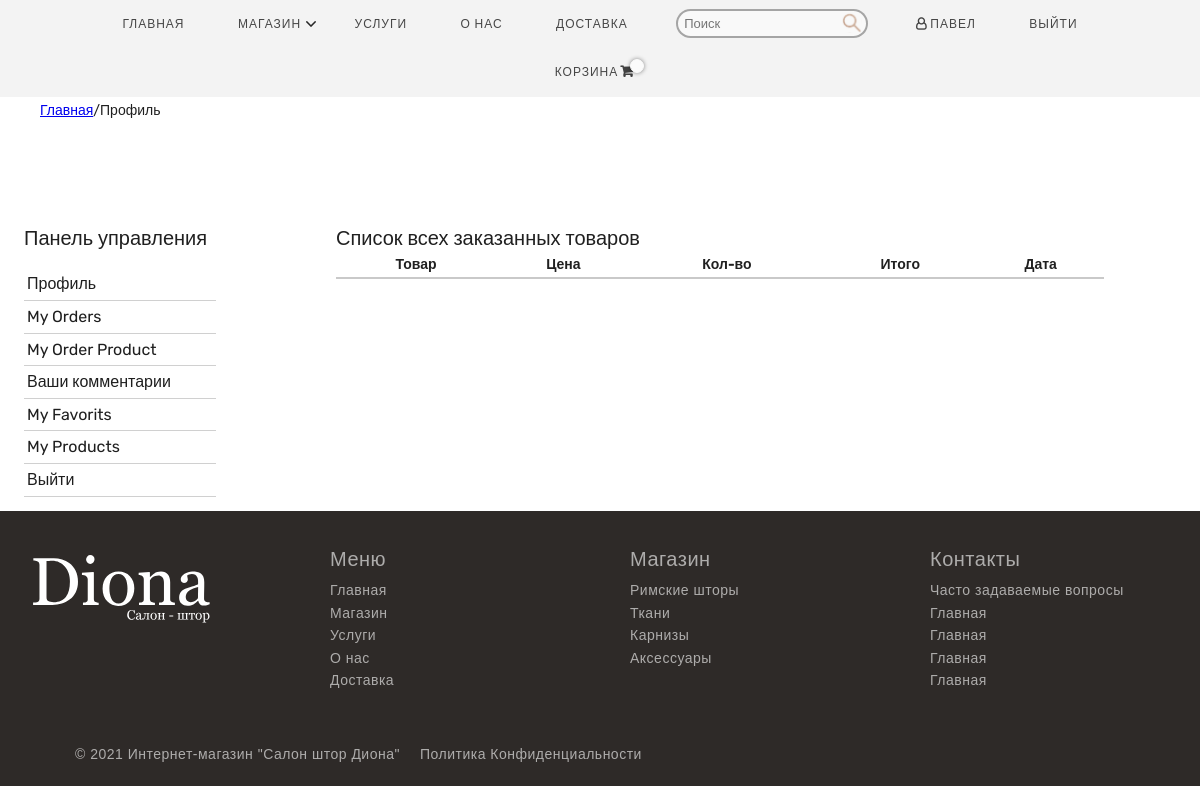
Page /user/orders_product/ (signed in) on the earlier database version.
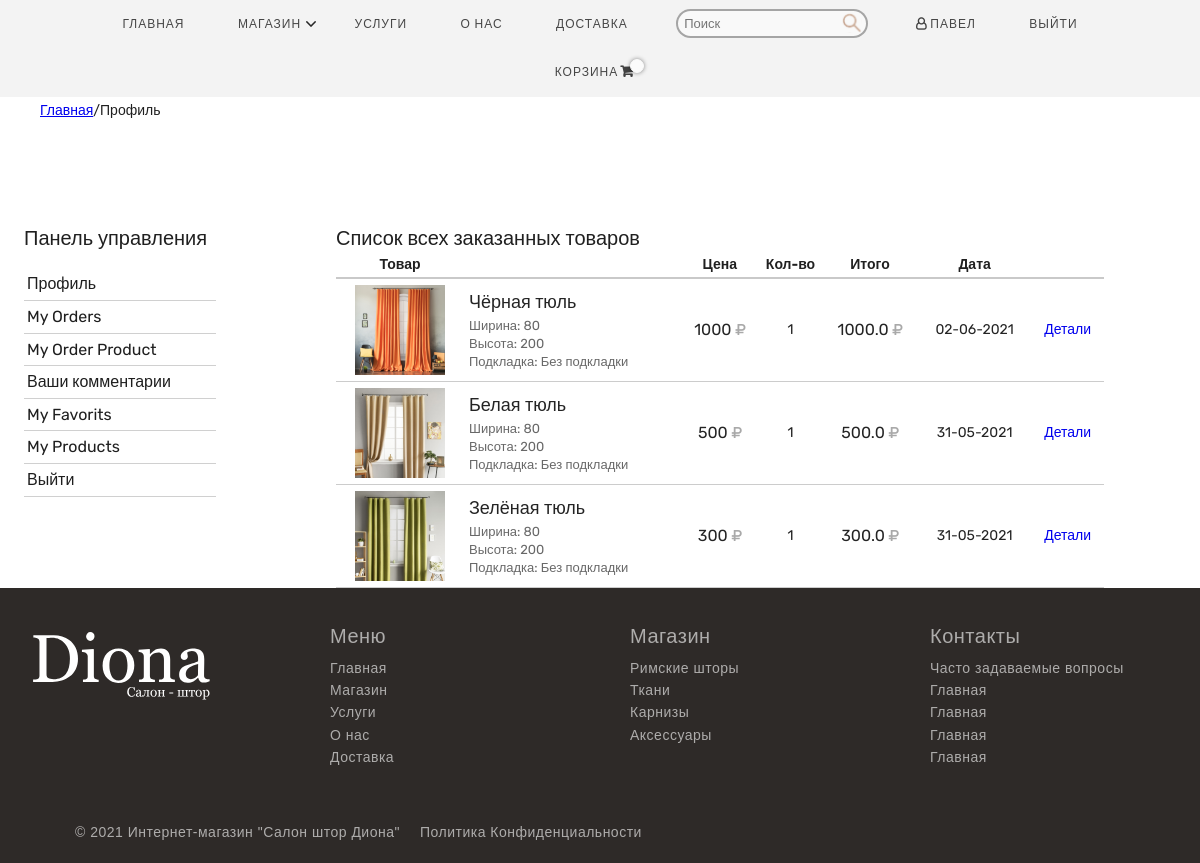
Same page on the later database version.
### order/models.py (models this page shows, shortened)
class OrderProduct(models.Model):
    STATUS = (
        ('Новый', 'Новый'),
        ('Принят', 'Принят'),
        ('Отменён', 'Отменён'),
    )
    order = models.ForeignKey(Order, on_delete=models.CASCADE)
    user = models.ForeignKey(User, on_delete=models.CASCADE)
    product = models.ForeignKey(Product, on_delete=models.CASCADE)
    quantity = models.IntegerField()
    price = models.FloatField()
    amount = models.FloatField()
    status = models.CharField(max_length=20, choices=STATUS, default='Новый')
    create_at = models.DateTimeField(auto_now_add=True)
    update_at = models.DateTimeField(auto_now=True)

### product/models.py (models this page shows, shortened)
class Product(models.Model):
    STATUS = (
        ('True', 'Виден'),
        ('False', 'Не виден'),
    )
    VARIANTS = (
        ('none', 'Нет'),
        ('white', 'Белый'),
        ('black', 'Чёрный'),
        ('green', 'Зелённый'),
    )
    COUNTRY = (
        ('none', 'Нет'),
        ('turkey', 'Турция'),
        ('russia', 'Россия'),
        ('china', 'Китай'),
    )
    category = models.ForeignKey(Category, on_delete=models.CASCADE, verbose_name='Категория')  # отношение "многие к одному" с категорией
    title = models.CharField(max_length=150, verbose_name='Название')
    keywords = models.CharField(max_length=255, verbose_name='Ключевое слово')
    description = models.CharField(max_length=255, verbose_name='Описание')
    image = models.ImageField(upload_to='images/', null=False, verbose_name='Изображение')
    price = models.DecimalField(max_digits=12, decimal_places=0, default=0, verbose_name='Цена')  # Цена
    amount = models.IntegerField(default=0, verbose_name='Кол-во')  # Кол-во
    variant = models.CharField(max_length=10, choices=VARIANTS, default='None', verbose_name='Цвет') #
    country = models.CharField(max_length=10, choices=COUNTRY, default='None', verbose_name='Страна')  #
    detail = RichTextUploadingField(verbose_name='Детали')  # Детали (CKeditor)
    slug = models.SlugField(null=False, unique=True, verbose_name='Метка')
    status = models.CharField(max_length=10, choices=STATUS, verbose_name='Статус')
    create_at = models.DateTimeField(auto_now_add=True)
    update_at = models.DateTimeField(auto_now=True)
    def __str__(self):
        return self.title

### user/views.py (the view)
# urls.py: path('orders_product/', views.user_order_product, name='user_order_product'),
@login_required(login_url='/login')  # Check login
def user_order_product(request):
    current_user = request.user
    order_product = OrderProduct.objects.filter(user_id=current_user.id).order_by('-id')
    context = {
        'order_product': order_product,
    }
    return render(request, 'user_order_products.html', context)

### user/templates/user_order_products.html (shortened to what this page needs)
{% extends 'homebase.html' %}
{% load static %}
{% block header %} {% include 'header.html' %} {% endblock header %}
{% block body %}
    <div id="breadcrumb">
        <div class="card-wrapper">
            <ul class="breadcrumb" style="display: flex">
                <li><a href="/">Главная</a></li>
                <li class="">/</li>
                <li class="">Профиль</li>
            </ul>
        </div>
    </div>
    <div class="section">
        <div class="user_profil-wrapper">
            <div class="row">
                <div class="user_panel">
                    {% include "user_panel.html" %}
                </div>
                <div class="user_profil">
                    <div class="profil_wrapper">
                        <div class="user_title">
                            <p>Список всех заказанных товаров</p>
                        </div>
                        <table class="shopcart_product_table">
                            <thead>
                            <tr>
                                <th class="h-product">
                                    Товар
                                </th>
                                <th class="h-title">
                                </th>
                                <th class="h-price">
                                    Цена
                                </th>
                                <th class="h-count">
                                    Кол-во
                                </th>
                                <th class="h-total">
                                    Итого
                                </th>
                                <th class="h-data">Дата</th>
                                <th class="h-delete">
                                </th>
                            </tr>
                            </thead>
                            <tbody>
                            {% for rs in order_product %}
                                <tr>
                                    <td class="b-img_product">
                                        <img src="{{ rs.product.image.url }}" alt="">
                                    </td>
                                    <td class="b-title">
                                        <a href="/product/{{ rs.product.id }}/{{ rs.product.slug }}">{{ rs.product }}</a>
                                        <ul>
                                            <li><span>Ширина: 80</span></li>
                                            <li><span>Высота: 200</span></li>
                                            <li><span>Подкладка: Без подкладки</span></li>
                                        </ul>
                                    </td>
                                    <td class="b-price">
                                        <span id="price">{{ rs.product.price }} <i class="fa fa-rub"
                                                                                   aria-hidden="true"></i></span>
                                    </td>
                                    <td class="b-count">
                                        <p>{{ rs.quantity }}</p>
                                    </td>
                                    <td class="b-total">
                                        <span id="price">{{ rs.amount }} <i class="fa fa-rub"
                                                                            aria-hidden="true"></i></span>
                                    </td>
                                    <td class="b-data">{{ rs.create_at | date:"d-m-Y" }}</td>
                                    <td class="b-delete">
                                        <a class="primary-btn" href="/user/order_product_detail/{{ rs.id }}/{{ rs.order.id}}"> Детали </a>
                                    </td>
                                </tr>
                            {% endfor %}
                            </tbody>
                        </table>
                    </div>
                </div>
            </div>
        </div>
    </div>
{% endblock body %}
{% block footer %} {% include 'footer.html' %} {% endblock footer %}

### home/templates/homebase.html (shortened to what this page needs)
<!DOCTYPE html>
<html lang="ru">
<head>
    {% load static %}
    <link rel="stylesheet" href="{% static '' %}css/style.css">
    <link rel="stylesheet" href="{% static '' %}css/style_catalog.css">
    <link rel="stylesheet" href="{% static '' %}css/style_detail.css">
    <link rel="stylesheet" href="{% static '' %}css/shopcart_products.css">
    <link rel="stylesheet" href="{% static '' %}css/login_form.css">
    <link rel="stylesheet" href="{% static '' %}css/user_profile.css">
    <link rel="stylesheet" href="https://cdnjs.cloudflare.com/ajax/libs/font-awesome/4.7.0/css/font-awesome.min.css">
    <link rel="stylesheet" href="https://ajax.googleapis.com/ajax/libs/jqueryui/1.11.4/themes/smoothness/jquery-ui.css">
</head>
<body>
{% block header %} {% endblock header %}
{% block body %} {% endblock body %}
{% block footer %} {% endblock footer %}
</body>
</html>

### home/templates/header.html (shortened to what this page needs)
{% load static %}
<header class="header" id="myHeader">
    <nav class="top-menu">
        <ul class="menu-main">
            <li><a href="/home">Главная</a></li>
            <li id="listDropdown" class="dropdown" onclick="myFunctionDrop()">
                <a type="btn" class="dropbtn">Магазин<img src="{% static '' %}images/down-arrow.svg" alt=""></a>
            </li>
            <li><a href="/services">Услуги</a></li>
            <li><a href="/about">О нас</a></li>
            <li><a href="/delivery">Доставка</a></li>
            <li id="nav_search" class="search-container">
                <form class="form-search" action="/search/" method="post">
                    <input type="text" id="search" name="search" required placeholder="Поиск">
                    <input type="image" src="{% static '' %}images/search.svg"/>
                </form>
            </li>
            {% if user.id is not None %}
                <li><a href="/user"><i class="fa fa-user-o" aria-hidden="true"></i>{{ user.first_name }}</a></li>
                <li><a href="/logout">Выйти</a></li>
            {% else %}
                <li><a href="/login"><i class="fa fa-user-o" aria-hidden="true"></i>Войти</a></li>
                <li><a href="/signup"><i class="fa fa-user-o" aria-hidden="true"></i>Регистрация</a></li>
            {% endif %}
            <li>
                <a href="/shopcart/">
                    <div class="menu-href">
                        <div>Корзина<i class="fa fa-shopping-cart" aria-hidden="true"></i></div>
                        <div id="numb">{{ shopcart.count }}</div>
                    </div>
                </a>
            </li>
        </ul>
    </nav>
</header>

### user/templates/user_panel.html
<div class="panel-wrapper">
    <div class="user_title">
        <p>Панель управления</p>
    </div>
    <div class="user-aside">
        <ul class="list-panel">
            <li><a href="/user">Профиль</a></li>
            <li><a href="/user/orders">My Orders</a></li>
            <li><a href="/user/orders_product">My Order Product</a></li>
            <li><a href="/user/comments">Ваши комментарии</a></li>
            <li><a href="/user/favorits">My Favorits</a></li>
            <li><a href="/user/products">My Products</a></li>
            <li><a href="/logout">Выйти</a></li>
        </ul>
    </div>
</div>

### home/templates/footer.html (shortened to what this page needs)
{% load static %}
<footer>
    <div class="footer_cont">
        <div class="column_foot" id="logo">
            <a href="#">
                <div class="logo_foot"></div>
            </a>
        </div>
        <div class="column_foot">
            <div class="title_foot"><a href="#">Меню</a></div>
            <div class="nav_foot">
                <ul class="ul_nav_foot">
                    <li><a href="">Главная</a></li>
                    <li><a href="">Магазин</a></li>
                    <li><a href="">Услуги</a></li>
                    <li><a href="">О нас</a></li>
                    <li><a href="">Доставка</a></li>
                </ul>
            </div>
        </div>
        <div class="column_foot">
            <div class="title_foot"><a href="#">Магазин</a></div>
            <div class="nav_foot">
                <ul class="ul_nav_foot">
                    <li><a href="">Римские шторы</a></li>
                    <li><a href="">Ткани</a></li>
                    <li><a href="">Карнизы</a></li>
                    <li><a href="">Аксессуары</a></li>
                </ul>
            </div>
        </div>
        <div class="column_foot">
            <div class="title_foot"><a href="#">Контакты</a></div>
            <div class="nav_foot">
                <ul class="ul_nav_foot">
                    <li><a href="/faq">Часто задаваемые вопросы</a></li>
                    <li>Главная</li>
                    <li>Главная</li>
                    <li>Главная</li>
                    <li>Главная</li>
                </ul>
            </div>
        </div>
    </div>
    <div class="footer_end">
        <div class="name_company">© 2021 Интернет-магазин "Салон штор Диона"</div>
        <div><a class="conf">Политика Конфиденциальности</a></div>
    </div>
</footer>

### home/static/css/style.css (style rules this page uses)
body { margin: 0; font-family: 'Rubik', sans-serif; font-size: 14px; line-height: 1.6; color: #202020; -webkit-tap-highlight-color: rgba(0, 0, 0, 0); }
*, *::after, *::before { box-sizing: border-box; }
h1, h2, h3, h4, h5, h6, p { margin: 0; }
header { width: 100vw; position: fixed; top: 0; left: 0; right: 0; z-index: 1000; background: #f3f3f3; }
.menu-main { list-style: none; padding: 0 30px; margin: 0; text-align: center; position: relative; }
.menu-main li { display: inline-block; }
.menu-main a { text-decoration: none; line-height: 1.6; letter-spacing: 1px; display: inline-block; margin: 0px; padding: 14.7px 40px; color: #464646; transition: .3s linear; position: relative; font-family: 'Rubik', sans-serif; text-transform: uppercase; font-size: 12px; font-weight: 500; }
.form-search { position: relative; display: inline-block; margin: 0 20px; border: 2px solid #8a8a8ac2; border-radius: 15px; background: #ffffff7c; }
.form-search input[name="search"] { width: 160px; height: 25px; border: none; outline: none; box-shadow: none; padding: 0 0 0 6px; background: transparent; font: 13px Helvetica, Arial, sans-serif; font-weight: 500; color: #6E7074; transition: all .2s ease-out; }
.form-search input[type="image"] { margin-bottom: 3px; margin-right: 4px; height: 20px; vertical-align: bottom; }
.menu-href { display: flex; }
.dropbtn { cursor: pointer; }
.dropbtn img { position: absolute; width: 10px; height: 18px; margin-left: 5px; }
.dropdown { position: relative; display: inline-block; }
.menu-main a .fa { padding-right: 3px; font-weight: 800; }
.menu-href { position: relative; }
.menu-href i { padding-left: 2px; font-size: 14px; font-weight: 100; line-height: normal; }
#numb { position: absolute; align-self: center; top: -4px; right: 1px; font-size: 10px; font-weight: 900; line-height: normal; width: 14px; height: 14px; border: solid 1px rgb(251, 251, 251); border-radius: 20px; background: rgb(251, 251, 251); box-shadow: 0px 0px 4px .1px rgba(0, 0, 0, 0.452); }
@media (max-width:1300px) { .menu-main a { padding: 14.7px 25px; } }
footer { background: #2e2a28; }
.footer_cont { width: 100%; max-width: 1200px; margin: 0 auto; display: flex; flex-direction: row; justify-content: space-around; font-family: Arial, Helvetica, sans-serif; font-weight: 400; color: #ffffff9c; letter-spacing: 0.5px; }
.footer_cont #logo { padding: 2rem 0; width: 20%; display: block; }
.column_foot { padding: 2rem 0; width: 20%; }
.column_foot a { text-decoration: none; font-family: Arial, Helvetica, sans-serif; font-weight: 400; color: #ffffff9c; }
.logo_foot { width: 100%; height: 60%; background: url('../images/НАЗВАНИЕ2.svg'); background-position: left; background-size: contain; background-repeat: no-repeat; margin-bottom: 1.3rem; }
.title_foot { font-size: 1.25rem; padding-bottom: 0.3rem; }
.ul_nav_foot { list-style: none; margin: 0; padding: 0; }
.ul_nav_foot li { text-decoration: none; }
.ul_nav_foot a { text-decoration: none; font-family: Arial, Helvetica, sans-serif; font-weight: 400; color: #ffffff9c; }
.footer_end { width: 90%; max-width: 1200px; margin: 0 auto; padding:20px 15px; display: flex; flex-direction: row; font-family: Arial, Helvetica, sans-serif; font-weight: 400; color: #ffffff9c; letter-spacing: 0.5px; flex-wrap: wrap; }
.name_company { margin-right: 20px; }
.footer_end .conf { cursor: pointer; }
.breadcrumb { list-style: none; }

### home/static/css/style_detail.css (style rules this page uses)
.card-wrapper { max-width: 1200px; margin: 0 auto; margin-top: 100px; }
.fa { color: #000000bb; margin-right: 8px; }
.fa-user-o { margin: 0px; padding-right: 3px; }

### home/static/css/shopcart_products.css (style rules this page uses)
.shopcart_product_table { width: 100%; border-collapse: collapse; }
.shopcart_product_table th, .shopcart_product_table td { padding: 0; }
.shopcart_product_table th { border-bottom: solid 2px #c9c9c9; }
.shopcart_product_table td { border-bottom: 1px solid #ccc; color: #242424; padding: 6px 5px; transition: .3s linear; text-align: center; }
.shopcart_product_table tbody img { width: 90px; display: block; margin: auto; }
.shopcart_product_table tbody a { text-decoration: none; }
.shopcart_product_table tbody li { list-style: none; }
.shopcart_product_table .b-title { text-align: start; }
.b-title a { font-size: 18px; color: #242424; }
.b-title ul { margin: 0; padding: 0; color: #242424b0; line-height: 1.4; font-size: 13px; }
.b-price { font-size: 16px; }
.b-price i { font-size: 14px; color: rgba(0, 0, 0, 0.336); }
.b-total { font-size: 16px; }
.b-total i { font-size: 14px; color: rgba(0, 0, 0, 0.336); }
tbody .fa { margin: 0; }

Differences in the rows shown:
added OrderProduct: product.image (picture), product "Чёрная тюль", product.price "1000", quantity "1", amount "1000.0", create_at "02-06-2021"
added OrderProduct: product.image (picture), product "Белая тюль", product.price "500", quantity "1", amount "500.0", create_at "31-05-2021"
added OrderProduct: product.image (picture), product "Зелёная тюль", product.price "300", quantity "1", amount "300.0", create_at "31-05-2021"
